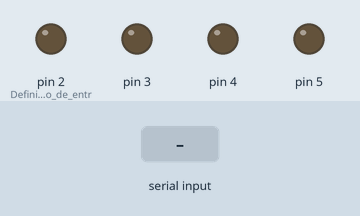
Simulated run of this sketch. Board: Arduino Uno, built with avr-gcc and run on an emulated ATmega328P. Shown: output pins drawn as LEDs (lit = HIGH). The test bench sets the inputs (shaded band). What the sketch prints to the serial monitor is not drawn.

Above: at 1.4 s.
1.5 s: "1" received over Serial
At 3.0 s:
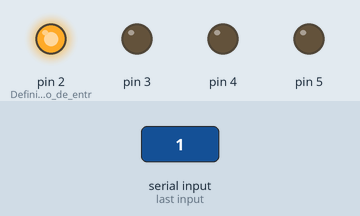
3.7 s: byte 55 (55) received over Serial
At 4.6 s:
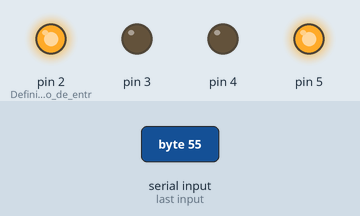
5.7 s: "2" received over Serial
At 7.3 s:
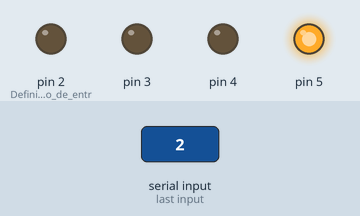
7.7 s: "3" received over Serial
At 8.8 s:
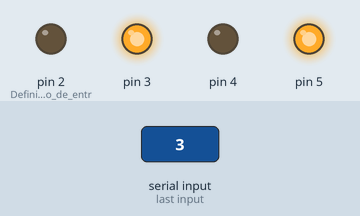
9.7 s: byte 56 (56) received over Serial
At 11.4 s:
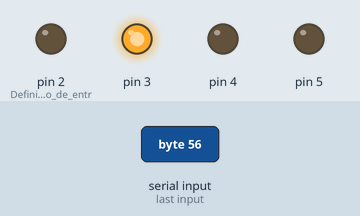
11.7 s: "5" received over Serial
At 13.0 s:
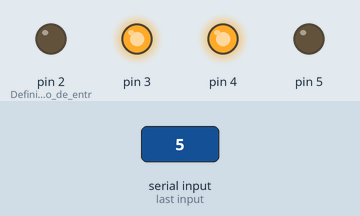
Timing chart, 0 to 14.7 s (numbered marks = the images above; inputs shaded):
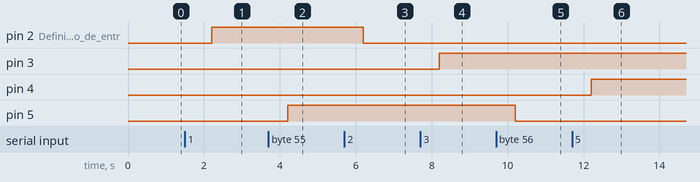

The sketch:

ReleShield4.ino
```cpp
//Declaração de variavel
int val;

//Função parametrização
void setup()
{
  Serial.begin(9600);
  pinMode(2, OUTPUT);  //Definição do pino de entrada / saída
  pinMode(3, OUTPUT);
  pinMode(4, OUTPUT);
  pinMode(5, OUTPUT);
  menu(); //Função especifica (personalizada)
}

void loop()
{
  if (Serial.available()) { //Avalia ação da serial
    val = (int)Serial.read(); //Leitura da porta serial
    //Relé 1
    if (val == 49) { //Digitou 1?
      digitalWrite(2, HIGH);
    }
    if (val == 50) {  //Digitou 2?
      digitalWrite(2, LOW);
    }
    //Relé 2
    if (val == 51) { //Digitou 3?
      digitalWrite(3, HIGH);
    }
    if (val == 52) { //Digitou 4?
      digitalWrite(3, LOW);
    }
    //Relé 3
    if (val == 53) { //Digitou 5?
      digitalWrite(4, HIGH);
    }
    if (val == 54) { //Digitou 6?
      digitalWrite(4, LOW);
    }
    //Relé 4
    if (val == 55) { //Digitou 7?
      digitalWrite(5, HIGH);
    }
    if (val == 56) { //Digitou 8?
      digitalWrite(5, LOW);
    }
  }else{ //Será executado quando não houver mudanças na serial
    delay(1000);
  }
}

//Função personalizada
void menu(){
    Serial.println("************************");
    Serial.println("** 1 - Liga Rele 1    **");
    Serial.println("** 2 - Desliga Rele 1 **");
    Serial.println("** 3 - Liga Rele 2    **");
    Serial.println("** 4 - Desliga Rele 2 **");
    Serial.println("** 5 - Liga Rele 3    **");
    Serial.println("** 6 - Desliga Rele 3 **");
    Serial.println("** 7 - Liga Rele 4    **");
    Serial.println("** 8 - Desliga Rele 4 **");
    Serial.println("************************");
}
```

Measured:
- after the input at 1.5 s, pin 2 (Definição_do_pino_de_entr): LOW → HIGH after 0.70 s
- after the input at 3.7 s, pin 5: LOW → HIGH after 0.50 s
- after the input at 5.7 s, pin 2 (Definição_do_pino_de_entr): HIGH → LOW after 0.50 s
- after the input at 7.7 s, pin 3: LOW → HIGH after 0.50 s
- after the input at 9.7 s, pin 5: HIGH → LOW after 0.50 s
- after the input at 11.7 s, pin 4: LOW → HIGH after 0.50 s
